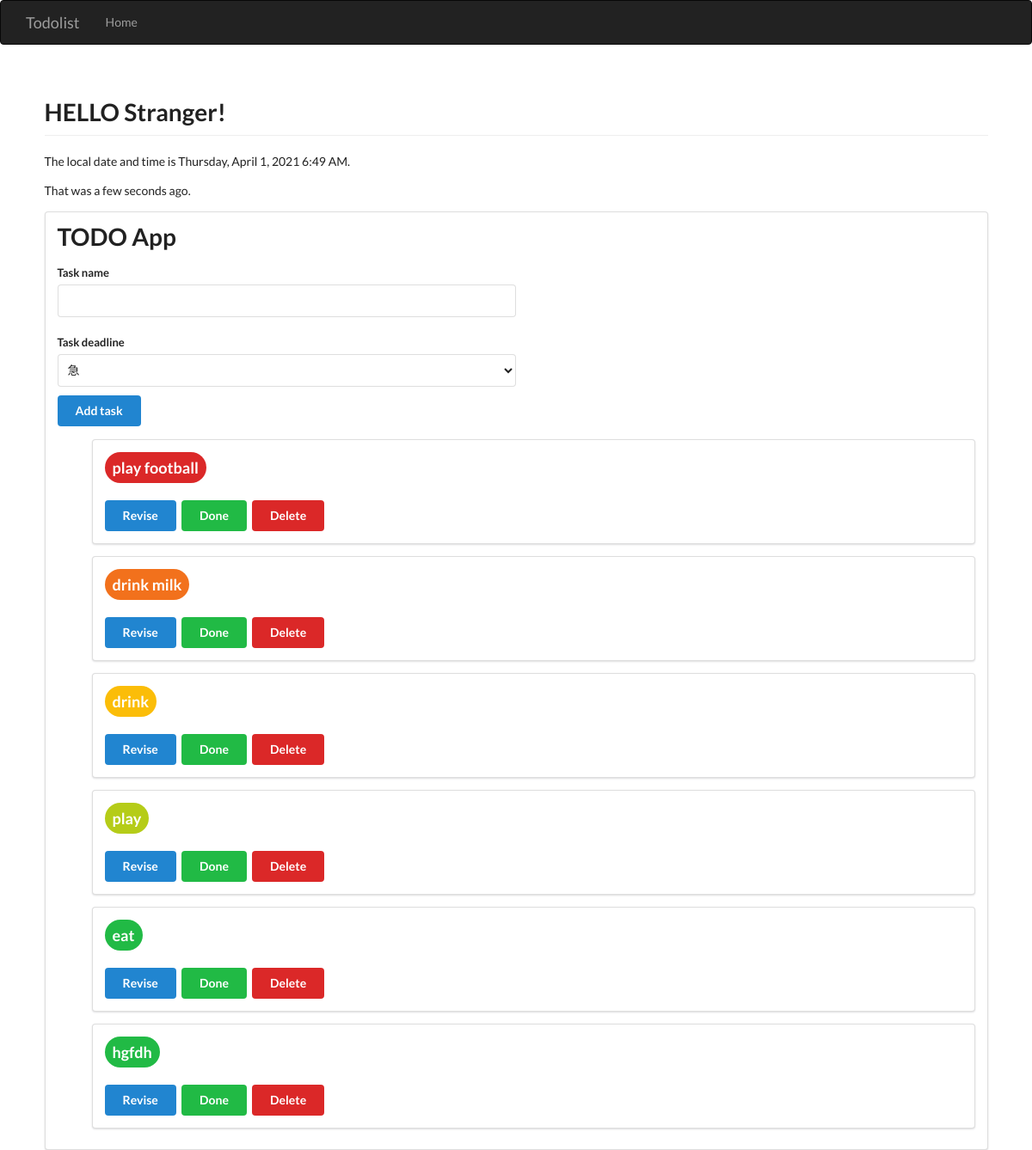
Before: / with the older database file.
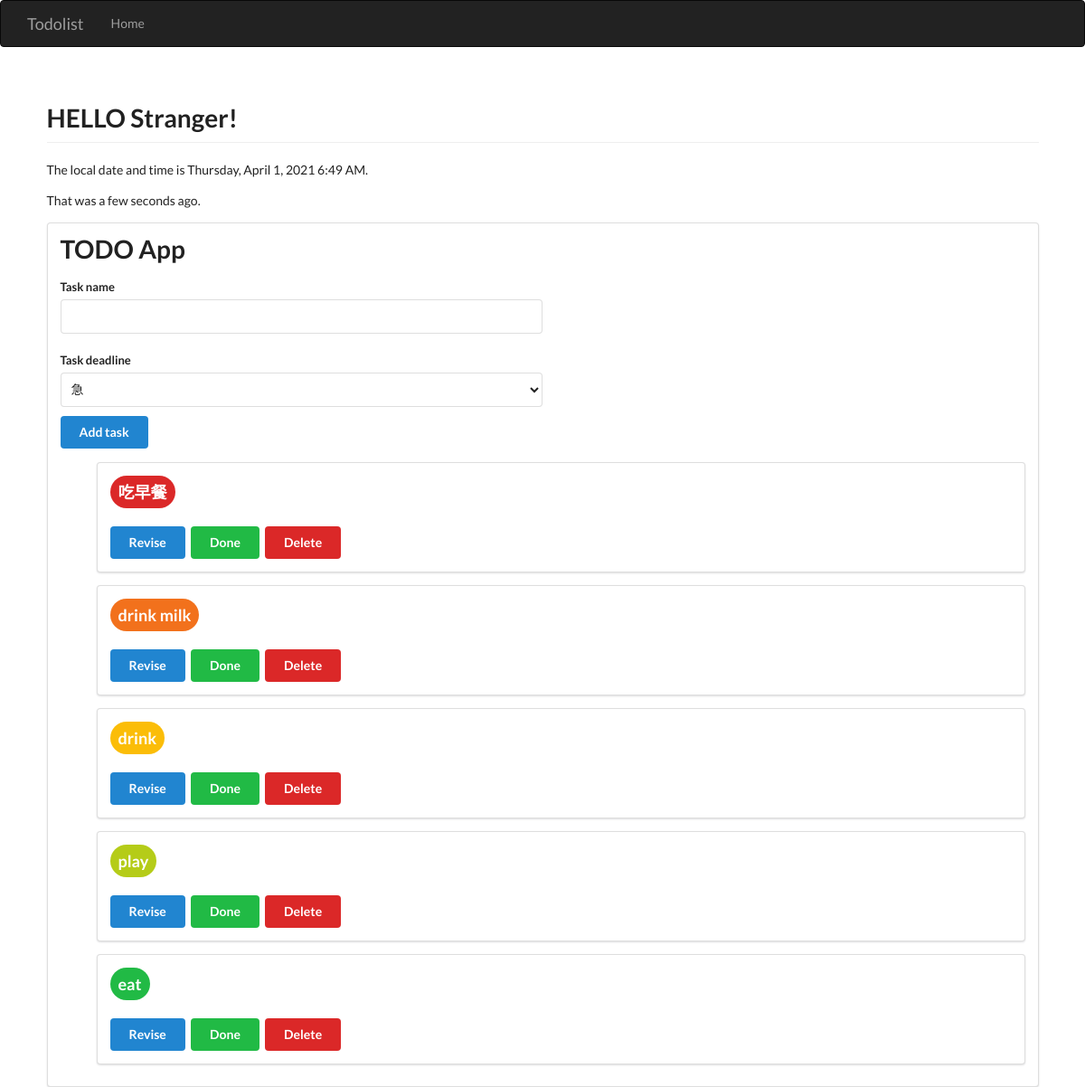
After: the same page with the newer database file.
### main.py (models this page shows, shortened)
class Todo(db.Model):
    __tablename__ = "todo_list"
    id = db.Column(db.Integer, primary_key=True)
    content = db.Column(db.Text, nullable=False)
    create_datetime = db.Column(db.DateTime, default=datetime.now)
    done = db.Column(db.Boolean, default=False)
    status = db.Column(db.Integer, nullable=False, default=1)

### main.py (the view)
@app.route("/", methods=['POST', 'GET'])
@app.route("/<user>", methods=['GET'])
def index(user=None):
    if request.method == 'POST':
        task_content = request.form['content']
        task_status = request.form['status']
        new_task = Todo(content=task_content, status=task_status)
        try:
            db.session.add(new_task)
            db.session.commit()
            return redirect('/')
        except:
            return 'There was an error while adding the task'
    else:
        tasks = Todo.query.order_by(Todo.status.desc()).all()
        return render_template("index.html", tasks=tasks, user=user, current_time=datetime.utcnow())

### templates/index.html (shortened to what this page needs)
<!DOCTYPE html>
{% extends "base.html" %}
{% block page_content %}
    <div class="page-header">
        {% if user %}
            <h1>HELLO {{ user }}!</h1>
        {% else %}
            <h1>HELLO Stranger!</h1>
        {% endif %}
    </div>
    <p>The local date and time is {{ moment(current_time).format('LLLL',True) }}.</p>
    <p>That was {{ moment(current_time).fromNow(refresh = True) }}.</p>
    <div class="ui segment">
        <h1 class="ui huge header"> TODO App</h1>
        <form class="ui form" action="/" method="post">
            <div class="field">
                <label>Task name</label>
                <input type="text" name="content" id="content" style="width: 50%;margin-bottom: 5px">
                </div>
                <div class="field" style="width: 50%;margin-bottom: 10px">
                    <label>Task deadline</label>
                    <select class="ui search dropdown" name="status">
                        <option value="0">急</option>
                    </select>
                </div>
                <input class="ui blue button margin" type="submit" value="Add task" style="margin-bottom: 15px">
        </form>
        <ol>
            {% for task in tasks %}
                <div class="ui segment">
                    <li class="ui ge list">
                        {% if task.done %}
                            <a class="ui green big circular label">
                                <del>{{ task.content }}</del>
                            </a><br><br>
                        {% else %}
                            {% if task.status == 4 %}
                                <a class="ui red big circular label">{{ task.content }}</a><br><br>
                            {% elif task.status == 3 %}
                                <a class="ui orange big circular label">{{ task.content }}</a><br><br>
                            {% elif task.status == 2 %}
                                <a class="ui yellow big circular label">{{ task.content }}</a><br><br>
                            {% elif task.status == 1 %}
                                <a class="ui olive big circular label">{{ task.content }}</a><br><br>
                            {% elif task.status == 0 %}
                                <a class="ui green big circular label">{{ task.content }}</a><br><br>
                            {% else %}
                                <a class="ui teal big circular label">{{ task.content }}</a><br><br>
                            {% endif %}
                            <a class="ui blue button margin" href="update/{{ task.id }}">Revise</a>
                        {% endif %}
                        <a class="ui green button margin" href="/done/{{ task.id }}">Done</a>
                        <a class="ui red button margin" href="/delete/{{ task.id }}">Delete</a>
                    </li>
                </div>
            {% endfor %}
        </ol>
    </div>
{% endblock %}

### templates/base.html (shortened to what this page needs)
<!DOCTYPE html>
{% extends "bootstrap/base.html" %}
{% block navbar %}
    <div class="navbar navbar-inverse" role="navigation">
        <div class="container">
            <div class="navbar-header">
                <a class="navbar-brand" href="/">Todolist</a>
            </div>
            <div class="navbar-collapse collapse">
                <ul class="nav navbar-nav">
                    <li><a href="/">Home</a></li>
                </ul>
            </div>
        </div>
    </div>
{% endblock %}
{% block content %}
    <link rel="stylesheet" href="https://cdn.jsdelivr.net/npm/semantic-ui@2.4.2/dist/semantic.min.css">
    <div class="ui container">
        {% block page_content %}
        {% endblock %}
    </div>
{% endblock %}

Changed rows visible on the page:
removed Todo: content "play football"
removed Todo: content "hgfdh"
added Todo: content "吃早餐"
